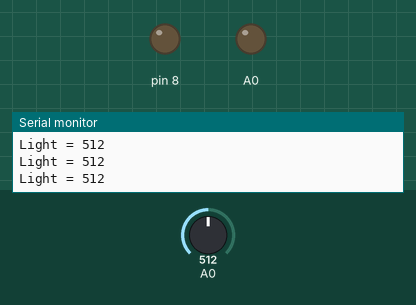
A sketch run on a simulated Arduino Uno, built with avr-gcc and run on an emulated ATmega328P. On the bench: output pins drawn as LEDs (lit = HIGH), the last lines printed to the serial monitor. The test bench sets the inputs (shaded band); at power-on: A0 = 512.

Above: at 1.2 s.
1.3 s: A0 set to 21
4.3 s: A0 set to 17
At 4.6 s:
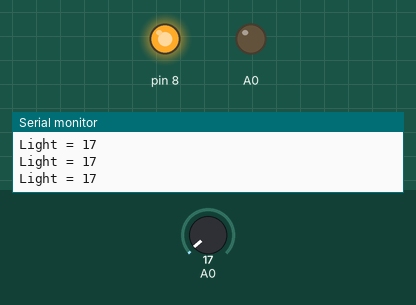
5.8 s: A0 set to 122
At 6.9 s:
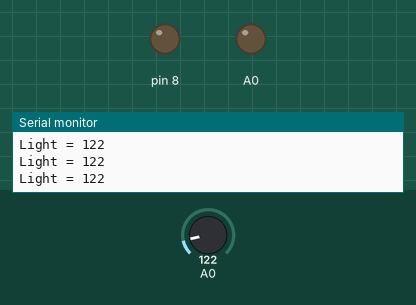
7.3 s: A0 set to 10
At 8.0 s:
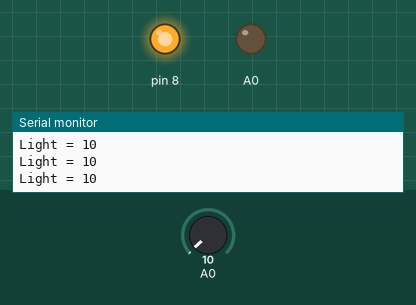
Timing chart, 0 to 10.3 s (numbered marks = the images above; inputs shaded):
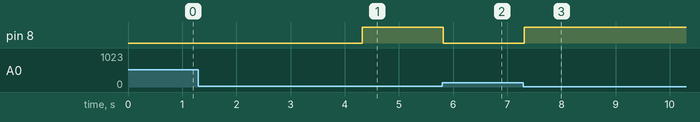

The sketch:

capteur_luminosite.ino
```cpp
void setup() {
   pinMode(A0, INPUT);
   analogWrite(A0, LOW);
   pinMode(8, OUTPUT);

   Serial.begin(9600);
}

void loop() {
   int light = analogRead(A0);
   Serial.print("Light = ");
   Serial.println(light);

   if (light > 20) { digitalWrite (8, LOW); }
   if (light < 20) { digitalWrite (8, HIGH); }

}
```

Measured:
- the behaviour switches between 20 and 19 on A0 (found by bisection; images 0 and 1)
- after the input at 4.3 s, pin 8: LOW → HIGH at once
- after the input at 5.8 s, pin 8: HIGH → LOW at once
- after the input at 7.3 s, pin 8: LOW → HIGH at once
